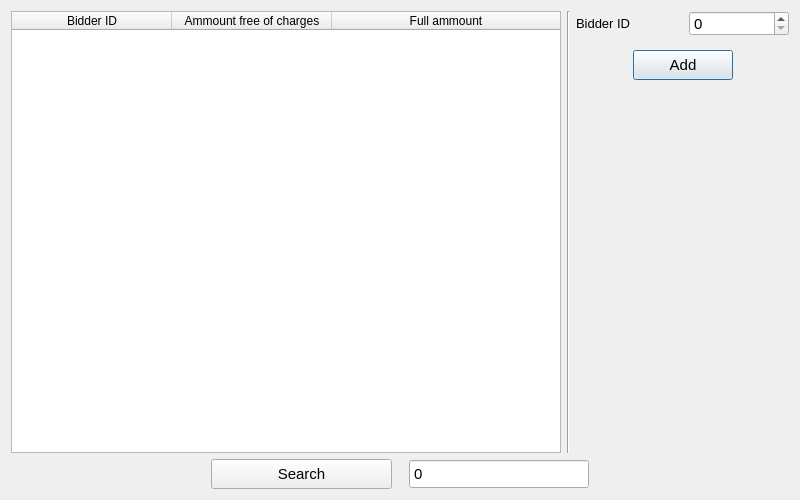
<?xml version="1.0" encoding="UTF-8"?>
<ui version="4.0">
 <class>BillView</class>
 <widget class="QDialog" name="BillView">
  <property name="geometry">
   <rect>
    <x>0</x>
    <y>0</y>
    <width>800</width>
    <height>500</height>
   </rect>
  </property>
  <property name="sizePolicy">
   <sizepolicy hsizetype="Fixed" vsizetype="Fixed">
    <horstretch>0</horstretch>
    <verstretch>0</verstretch>
   </sizepolicy>
  </property>
  <property name="minimumSize">
   <size>
    <width>800</width>
    <height>500</height>
   </size>
  </property>
  <property name="maximumSize">
   <size>
    <width>800</width>
    <height>500</height>
   </size>
  </property>
  <property name="windowTitle">
   <string>Bid application - Bill View</string>
  </property>
  <layout class="QGridLayout" name="gridLayout">
   <item row="0" column="0">
    <layout class="QVBoxLayout" name="verticalLayout_2">
     <item>
      <layout class="QHBoxLayout" name="horizontalLayout_5">
       <item>
        <widget class="QTableWidget" name="tableWidget">
         <property name="minimumSize">
          <size>
           <width>550</width>
           <height>0</height>
          </size>
         </property>
         <property name="editTriggers">
          <set>QAbstractItemView::NoEditTriggers</set>
         </property>
         <property name="verticalScrollMode">
          <enum>QAbstractItemView::ScrollPerPixel</enum>
         </property>
         <property name="horizontalScrollMode">
          <enum>QAbstractItemView::ScrollPerPixel</enum>
         </property>
         <property name="sortingEnabled">
          <bool>true</bool>
         </property>
         <attribute name="horizontalHeaderCascadingSectionResizes">
          <bool>false</bool>
         </attribute>
         <attribute name="horizontalHeaderMinimumSectionSize">
          <number>160</number>
         </attribute>
         <attribute name="horizontalHeaderDefaultSectionSize">
          <number>160</number>
         </attribute>
         <attribute name="horizontalHeaderShowSortIndicator" stdset="0">
          <bool>true</bool>
         </attribute>
         <attribute name="horizontalHeaderStretchLastSection">
          <bool>true</bool>
         </attribute>
         <attribute name="verticalHeaderStretchLastSection">
          <bool>false</bool>
         </attribute>
         <column>
          <property name="text">
           <string>Bidder ID</string>
          </property>
         </column>
         <column>
          <property name="text">
           <string>Ammount free of charges</string>
          </property>
         </column>
         <column>
          <property name="text">
           <string>Full ammount</string>
          </property>
         </column>
        </widget>
       </item>
       <item>
        <widget class="Line" name="line_2">
         <property name="orientation">
          <enum>Qt::Vertical</enum>
         </property>
        </widget>
       </item>
       <item>
        <layout class="QVBoxLayout" name="verticalLayout">
         <property name="spacing">
          <number>14</number>
         </property>
         <property name="sizeConstraint">
          <enum>QLayout::SetFixedSize</enum>
         </property>
         <item>
          <layout class="QHBoxLayout" name="horizontalLayout_2">
           <property name="sizeConstraint">
            <enum>QLayout::SetFixedSize</enum>
           </property>
           <item>
            <widget class="QLabel" name="label">
             <property name="font">
              <font>
               <pointsize>10</pointsize>
              </font>
             </property>
             <property name="text">
              <string>Bidder ID</string>
             </property>
            </widget>
           </item>
           <item>
            <widget class="QSpinBox" name="bidderId">
             <property name="minimumSize">
              <size>
               <width>100</width>
               <height>25</height>
              </size>
             </property>
             <property name="maximumSize">
              <size>
               <width>100</width>
               <height>25</height>
              </size>
             </property>
             <property name="font">
              <font>
               <pointsize>11</pointsize>
              </font>
             </property>
             <property name="maximum">
              <number>999999999</number>
             </property>
            </widget>
           </item>
          </layout>
         </item>
         <item>
          <layout class="QHBoxLayout" name="horizontalLayout_3">
           <property name="spacing">
            <number>0</number>
           </property>
           <property name="sizeConstraint">
            <enum>QLayout::SetFixedSize</enum>
           </property>
           <property name="bottomMargin">
            <number>0</number>
           </property>
           <item>
            <spacer name="horizontalSpacer_3">
             <property name="orientation">
              <enum>Qt::Horizontal</enum>
             </property>
             <property name="sizeHint" stdset="0">
              <size>
               <width>40</width>
               <height>20</height>
              </size>
             </property>
            </spacer>
           </item>
           <item>
            <widget class="QPushButton" name="addBtn">
             <property name="minimumSize">
              <size>
               <width>100</width>
               <height>30</height>
              </size>
             </property>
             <property name="maximumSize">
              <size>
               <width>16777215</width>
               <height>30</height>
              </size>
             </property>
             <property name="font">
              <font>
               <pointsize>11</pointsize>
              </font>
             </property>
             <property name="text">
              <string>Add</string>
             </property>
            </widget>
           </item>
           <item>
            <spacer name="horizontalSpacer_4">
             <property name="orientation">
              <enum>Qt::Horizontal</enum>
             </property>
             <property name="sizeHint" stdset="0">
              <size>
               <width>40</width>
               <height>20</height>
              </size>
             </property>
            </spacer>
           </item>
          </layout>
         </item>
         <item>
          <spacer name="verticalSpacer">
           <property name="orientation">
            <enum>Qt::Vertical</enum>
           </property>
           <property name="sizeHint" stdset="0">
            <size>
             <width>20</width>
             <height>40</height>
            </size>
           </property>
          </spacer>
         </item>
        </layout>
       </item>
      </layout>
     </item>
     <item>
      <layout class="QHBoxLayout" name="horizontalLayout">
       <property name="spacing">
        <number>17</number>
       </property>
       <item>
        <spacer name="horizontalSpacer">
         <property name="orientation">
          <enum>Qt::Horizontal</enum>
         </property>
         <property name="sizeType">
          <enum>QSizePolicy::Fixed</enum>
         </property>
         <property name="sizeHint" stdset="0">
          <size>
           <width>200</width>
           <height>20</height>
          </size>
         </property>
        </spacer>
       </item>
       <item>
        <widget class="QPushButton" name="search">
         <property name="minimumSize">
          <size>
           <width>0</width>
           <height>30</height>
          </size>
         </property>
         <property name="font">
          <font>
           <pointsize>11</pointsize>
          </font>
         </property>
         <property name="text">
          <string>Search</string>
         </property>
        </widget>
       </item>
       <item>
        <widget class="QSpinBox" name="idInput">
         <property name="minimumSize">
          <size>
           <width>100</width>
           <height>30</height>
          </size>
         </property>
         <property name="font">
          <font>
           <pointsize>11</pointsize>
          </font>
         </property>
         <property name="acceptDrops">
          <bool>false</bool>
         </property>
         <property name="frame">
          <bool>true</bool>
         </property>
         <property name="readOnly">
          <bool>false</bool>
         </property>
         <property name="buttonSymbols">
          <enum>QAbstractSpinBox::NoButtons</enum>
         </property>
         <property name="maximum">
          <number>999999999</number>
         </property>
        </widget>
       </item>
       <item>
        <spacer name="horizontalSpacer_2">
         <property name="orientation">
          <enum>Qt::Horizontal</enum>
         </property>
         <property name="sizeType">
          <enum>QSizePolicy::Fixed</enum>
         </property>
         <property name="sizeHint" stdset="0">
          <size>
           <width>200</width>
           <height>20</height>
          </size>
         </property>
        </spacer>
       </item>
      </layout>
     </item>
    </layout>
   </item>
  </layout>
 </widget>
 <resources/>
 <connections/>
</ui>
